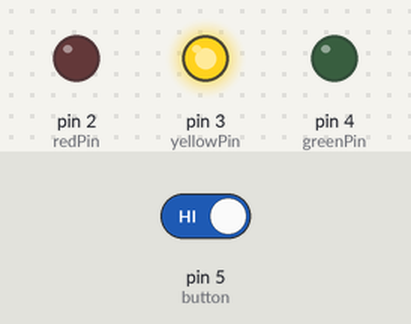
Recording of a sketch running on a simulated Arduino Uno, built with avr-gcc and run on an emulated ATmega328P. Shown: output pins drawn as LEDs (lit = HIGH). Inputs (shaded band) come from the test bench; at power-on: pin 5 (button) HIGH.

Above: at 16.8 s.
16.9 s: pin 5 (button) driven LOW
At 19.9 s:
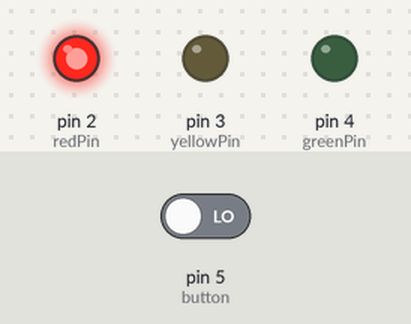
At 24.9 s:
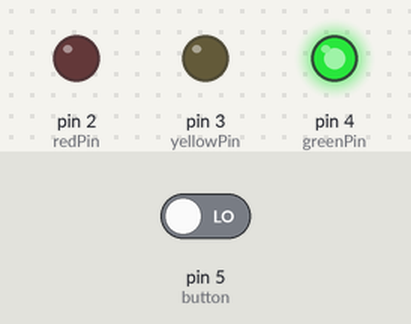
25.5 s: pin 5 (button) driven HIGH
At 26.0 s:
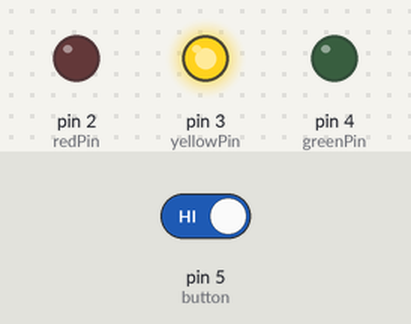
Timing chart, 0 to 43.0 s (numbered marks = the images above; inputs shaded):
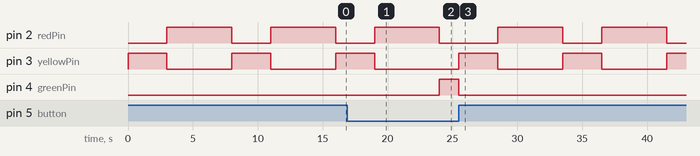

The sketch:

traffic_light_modified.ino
```cpp
//pin
int redPin = 2;
int yellowPin = 3;
int greenPin = 4;
int button = 5;
int readButton = 0;
//delay
int del1 = 3000;
int del2 = 5000;

void setup()
{
    pinMode(redPin, OUTPUT);
    pinMode(yellowPin, OUTPUT);
    pinMode(greenPin, OUTPUT);
    pinMode(button, INPUT);
}

void loop()
{
    readButton = digitalRead(button);

    if (readButton == 0)
    {
        digitalWrite(greenPin, HIGH);
    }
    else if (readButton == 1)
    {
        digitalWrite(greenPin, LOW);
        digitalWrite(yellowPin, HIGH);
        delay(del1);
        digitalWrite(yellowPin, LOW);
        digitalWrite(redPin, HIGH);
        delay(del2);
        digitalWrite(redPin, LOW);
    }
}
```

Measured:
- after the input at 16.9 s, pin 3 (yellowPin): goes on until 19.0 s, then stays LOW; pin 4 (greenPin): LOW → HIGH after 7.1 s
- after the input at 25.5 s, pin 2 (redPin): alternates HIGH for 5.0 s and LOW for 3.0 s, starting after 3.0 s; pin 3 (yellowPin): alternates HIGH for 3.0 s and LOW for 5.0 s, starting at once; pin 4 (greenPin): HIGH → LOW at once
- by itself, pin 2 (redPin): alternates HIGH for 5.0 s and LOW for 3.0 s
- by itself, pin 3 (yellowPin): alternates HIGH for 3.0 s and LOW for 5.0 s
